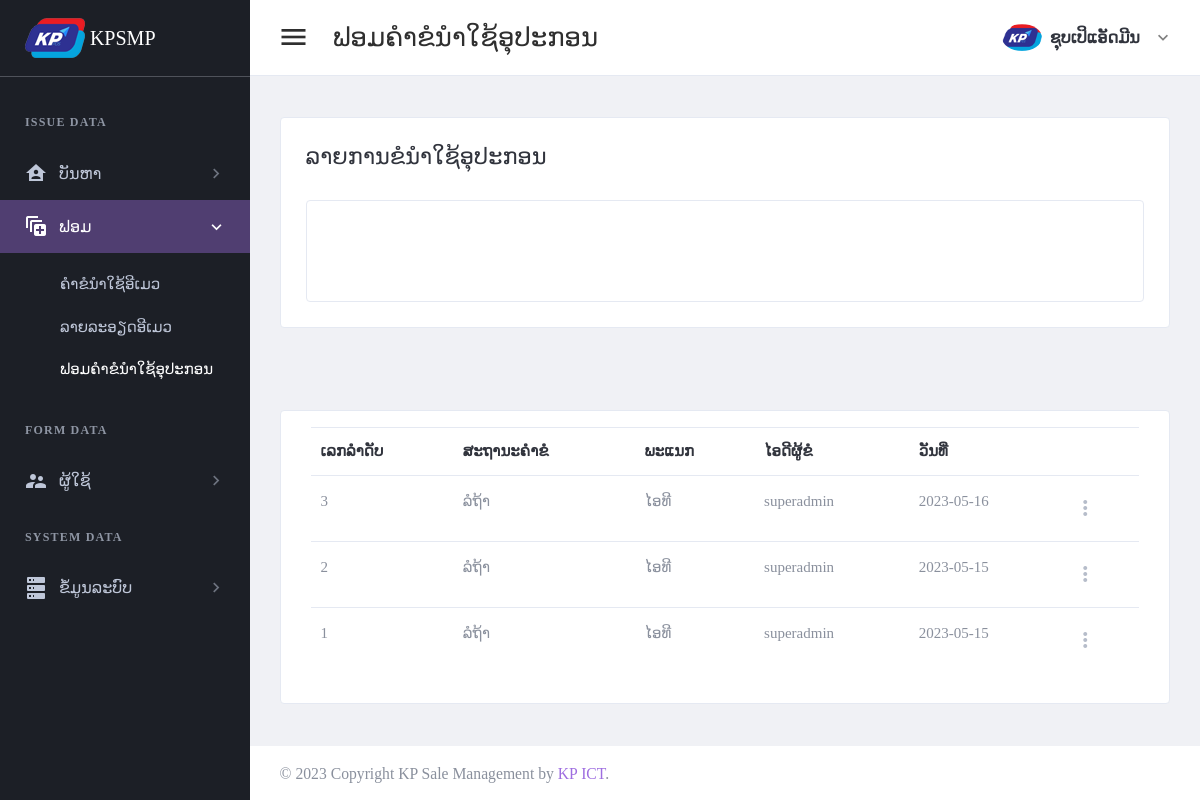
The page /page/check-request-use-item.php (signed in) on the database as committed earlier.
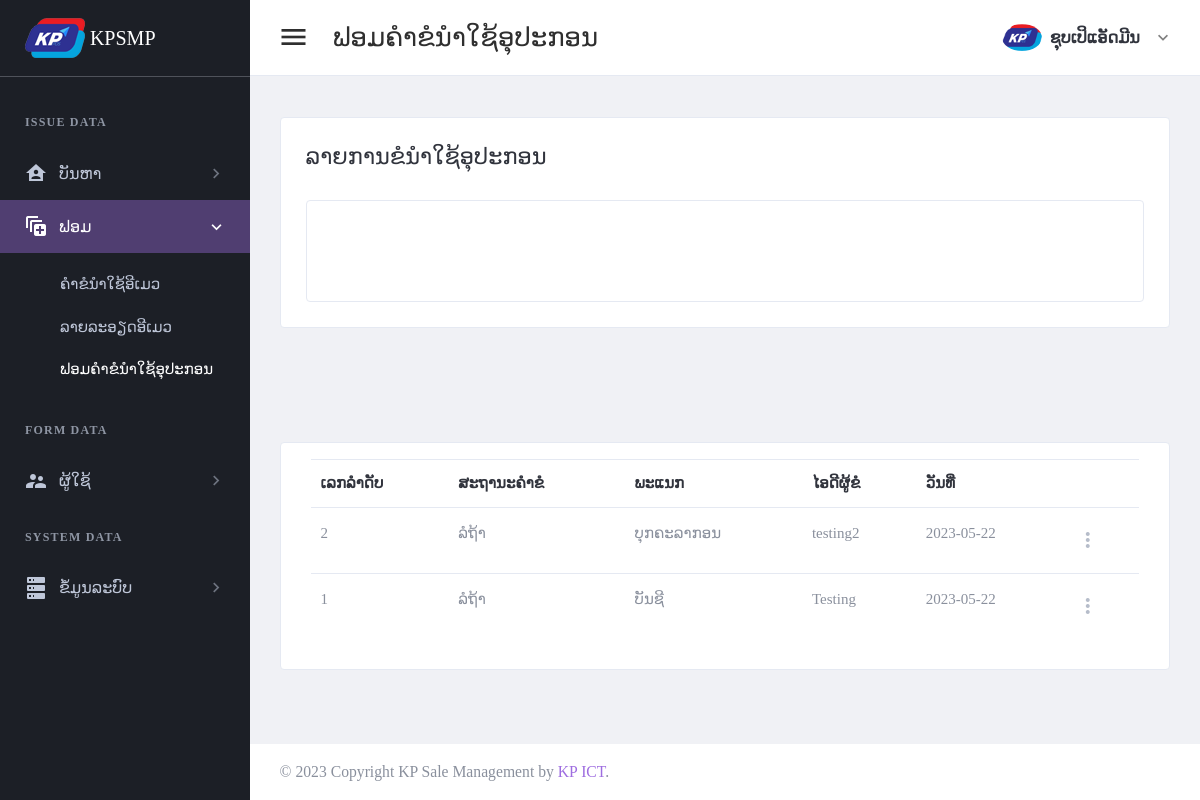
The same page on the database as committed later.
### tables this page shows
CREATE TABLE `tbl_header_title` (
  `ht_id` int(11) NOT NULL,
  `ht_name` varchar(300) DEFAULT NULL
);

CREATE TABLE `tbl_sub_title` (
  `st_id` int(11) NOT NULL,
  `st_name` varchar(300) DEFAULT NULL,
  `icon_code` varchar(100) DEFAULT NULL,
  `ht_id` int(11) DEFAULT NULL
);

CREATE TABLE `tbl_page_title` (
  `pt_id` int(11) NOT NULL,
  `pt_name` varchar(300) DEFAULT NULL,
  `ptf_name` varchar(100) DEFAULT NULL,
  `st_id` int(11) DEFAULT NULL
);

CREATE TABLE `tbl_request_use_item` (
  `rui_id` int(11) NOT NULL,
  `rui_bill_number` varchar(30) DEFAULT NULL,
  `rs_id` int(11) DEFAULT NULL,
  `depart_id` int(11) DEFAULT NULL,
  `request_by` int(11) DEFAULT NULL,
  `reqeust_date` date DEFAULT NULL
);

CREATE TABLE `tbl_request_status` (
  `rs_id` int(11) NOT NULL,
  `rs_name` varchar(150) DEFAULT NULL
);

CREATE TABLE `tbl_depart` (
  `dp_id` int(11) NOT NULL,
  `dp_name` varchar(150) DEFAULT NULL
);

CREATE TABLE `tbl_user` (
  `usid` int(11) NOT NULL,
  `full_name` varchar(300) DEFAULT NULL,
  `user_name` varchar(30) DEFAULT NULL,
  `user_password` varchar(30) DEFAULT NULL,
  `role_id` int(11) DEFAULT NULL,
  `depart_id` int(11) DEFAULT NULL,
  `user_status` int(11) DEFAULT NULL,
  `add_by` int(11) DEFAULT NULL,
  `date_register` date DEFAULT NULL
);

### setting/checksession.php (called while the page is built, shortened)
<?php
	if($_SESSION['id_users'] == "" )
	{
	header("location:logout.php");
	}
	  else{
		$role_id = $_SESSION["role_id"];
	}
?>

### page/check-request-use-item.php (the view, shortened to what the changed rows need)
<?php
include("../setting/checksession.php");
include("../setting/conn.php");
$header_name = "ຟອມຄຳຂໍນຳໃຊ້ອຸປະກອນ";
$header_click = "2";
?>
<!DOCTYPE html>
<html lang="en" dir="ltr">
<head>
    <?php
    include("../setting/callcss.php");
    ?>
</head>
<body class="navbar-fixed sidebar-fixed" id="body">
    <div class="wrapper">
        <?php include "menu.php"; ?>
        <div class="page-wrapper">
            <div class="content-wrapper">
                <div class="content">
                    <div class="card card-default">
                        <div class="card-body">
                            <table id="productsTable2" class="table table-hover table-product" style="width:100%">
                                <thead>
                                <tr>
                                        <th>ເລກລຳດັບ</th>
                                        <th>ສະຖານະຄຳຂໍ</th>
                                        <th>ພະແນກ</th>
                                        <th>ໄອດີຜູ້ຂໍ</th>
                                        <th>ວັນທີ່</th>
                                        <th></th>
                                    </tr>
                                </thead>
                                <tbody>
                                    <?php
                           $stmt4 = $conn->prepare(" SELECT a.rui_id,rs_name,dp_name,user_name,reqeust_date FROM tbl_request_use_item a
                           left join tbl_request_status b on a.rs_id = b.rs_id
                           left join tbl_depart c on a.depart_id = c.dp_id
                           left join tbl_user d on a.request_by = d.usid
                            order by rui_id desc;
                             ");
                            $stmt4->execute();
                            if ($stmt4->rowCount() > 0) {
                                while ($row4 = $stmt4->fetch(PDO::FETCH_ASSOC)) {
                            ?>
                                    <tr>
                                        <td><?php echo $row4['rui_id']; ?></td>
                                        <td><?php echo $row4['rs_name']; ?></td>
                                        <td><?php echo $row4['dp_name']; ?></td>
                                        <td><?php echo $row4['user_name']; ?></td>
                                        <td><?php echo $row4['reqeust_date']; ?></td>
                                        <td>
                                                    <div class="dropdown">
                                                        <a class="dropdown-toggle icon-burger-mini" href="#" role="button" id="dropdownMenuLink" data-toggle="dropdown" aria-haspopup="true" aria-expanded="false" data-display="static">
                                                        </a>
                                                    </div>
                                                </td>
                                            </tr>
                                    <?php
                                        }
                                    }
                                    ?>
                                </tbody>
                            </table>
                        </div>
                    </div>
                </div>
            </div>
        </div>
    </div>
</body>
</html>

### page/menu.php
<aside class="left-sidebar sidebar-dark" id="left-sidebar">
  <div id="sidebar" class="sidebar sidebar-with-footer">
    <div class="app-brand">
      <a href="index.php">
        <img src="../images/iconmenu.png" alt="Mono">
        <span class="brand-name"> KPSMP</span>
      </a>
    </div>
    <div class="sidebar-left" data-simplebar style="height: 100%;">
      <ul class="nav sidebar-inner" id="sidebar-menu">
        <?php
        $stmt = $conn->prepare(" SELECT distinct a.ht_id,ht_name
        FROM tbl_header_title a
        left join tbl_role_page b on a.ht_id = b.ht_id
        where role_id ='$role_id'
        order by  a.ht_id asc ");
        $stmt->execute();
        if ($stmt->rowCount() > 0) {
          while ($row = $stmt->fetch(PDO::FETCH_ASSOC)) {
            $ht_id = $row['ht_id'];
            $ht_name = $row['ht_name'];
        ?>
            <li class="section-title"> <?php echo "$ht_name"; ?></li>
            <?php
            $stmt1 = $conn->prepare("SELECT distinct a.st_id,st_name,role_id,icon_code
            FROM tbl_sub_title a
            left join tbl_role_page b on a.st_id = b.st_id
            where a.ht_id = '$ht_id' and role_id ='$role_id'
            order by a.st_id asc ");
            $stmt1->execute();
            if ($stmt1->rowCount() > 0) {
              while ($row1 = $stmt1->fetch(PDO::FETCH_ASSOC)) {
                $st_name = $row1['st_name'];
                $st_id = $row1['st_id'];
                $icon_code = $row1['icon_code'];
            ?>
                <li class='has-sub <?php if ($header_click == "$st_id") {  echo "active expand"; } ?>'>
                  <a class="sidenav-item-link" href="javascript:void(0)" data-toggle="collapse" data-target='#<?php echo "$st_name"; ?>' aria-expanded="false" aria-controls="<?php echo "$st_name"; ?>">
                    <i class="mdi <?php echo"$icon_code";?>"></i>
                    <span class="nav-text"> <?php echo "$st_name"; ?> </span> <b class="caret"></b>
                  </a>
                  <ul class='collapse <?php if ($header_click == "$st_id" ) { echo "show"; } ?>' id="<?php echo "$st_name"; ?>" data-parent="#sidebar-menu">
                    <div class="sub-menu">
                      <?php
                      $stmt2 = $conn->prepare(" SELECT pt_name,ptf_name
                      FROM tbl_page_title a
                      left join tbl_role_page b on a.pt_id = b.pt_id
                      where a.st_id = '$st_id' and role_id ='$role_id'
                      order by a.pt_id asc ");
                      $stmt2->execute();
                      if ($stmt2->rowCount() > 0) {
                        while ($row2 = $stmt2->fetch(PDO::FETCH_ASSOC)) {
                          $pt_name = $row2['pt_name'];
                      ?>
                          <li class="<?php if ($header_name ==  $row2['pt_name']) { echo "active"; } ?>">
                            <a class="sidenav-item-link" href='<?php echo $row2['ptf_name'] ?>'>
                              <span class="nav-text"><?php echo"$pt_name";?></span>
                            </a>
                          </li>
                      <?php
                        }
                      }
                      ?>
                    </div>
                  </ul>
              <?php
              }
            }
              ?>
                </li>
            <?php
          }
        }
            ?>
      </ul>
    </div>
  </div>
</aside>

Rows that differ between the two databases and show on the page:
removed tbl_request_use_item: rui_id "3", rs.rs_name "ລໍຖ້າ", depart.dp_name "ໄອທີ", tbl_user.user_name "superadmin", reqeust_date "2023-05-16"
changed tbl_request_use_item id 2: depart.dp_name "ໄອທີ" → "ບຸກຄະລາກອນ"; tbl_user.user_name "superadmin" → "testing2"; reqeust_date "2023-05-15" → "2023-05-22"
changed tbl_request_use_item id 1: depart.dp_name "ໄອທີ" → "ບັນຊີ"; tbl_user.user_name "superadmin" → "Testing"; reqeust_date "2023-05-15" → "2023-05-22"
